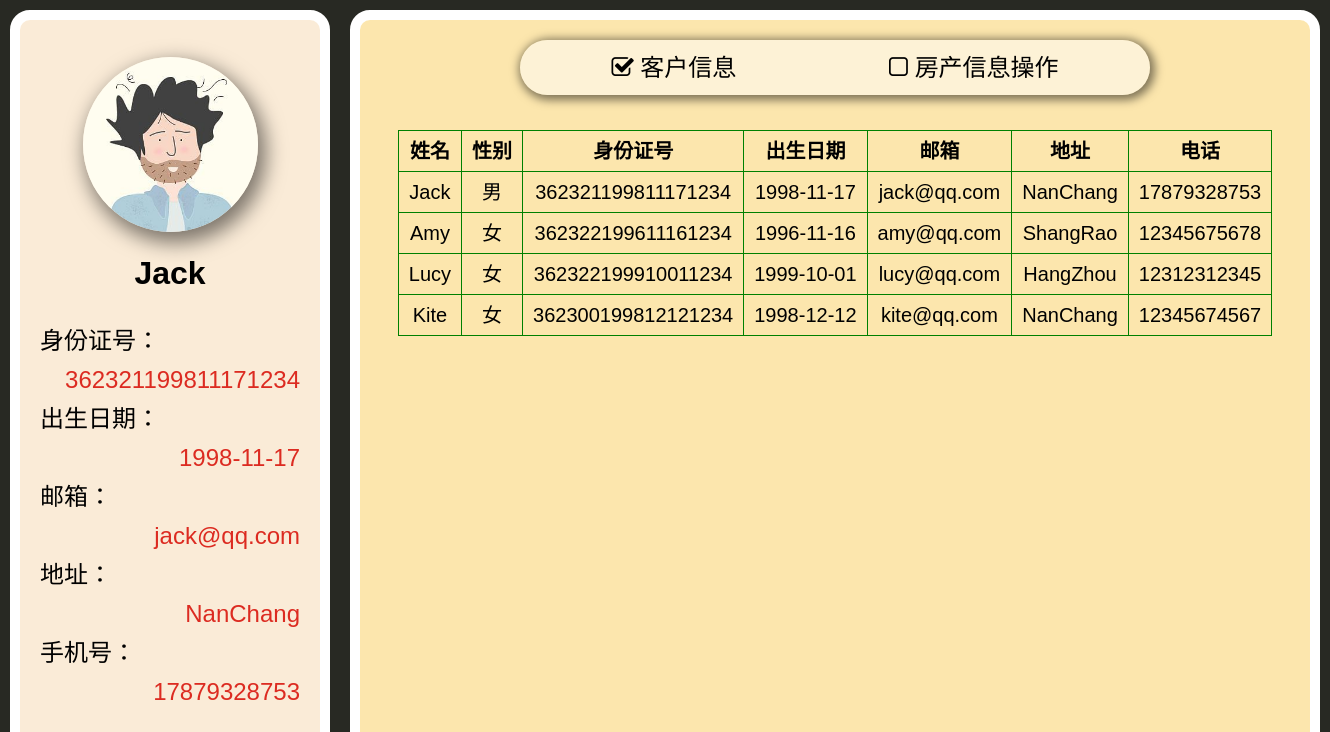
The app's page /manager.php (signed in) with its own data.
### tables this page shows
CREATE TABLE IF NOT EXISTS `user` (
  `ID` int(10) UNSIGNED ZEROFILL NOT NULL AUTO_INCREMENT COMMENT '客户ID',
  `name` varchar(255) NOT NULL COMMENT '姓名',
  `IDCardNums` varchar(18) NOT NULL COMMENT '身份证号',
  `birthday` date DEFAULT NULL COMMENT '出生日期',
  `gender` bit(1) NOT NULL DEFAULT b'1' COMMENT '性别',
  `email` varchar(255) NOT NULL COMMENT 'E-mail',
  `address` varchar(255) NOT NULL COMMENT '通讯地址',
  `tel` varchar(12) NOT NULL COMMENT '电话',
  `psw` varchar(20) NOT NULL COMMENT '密码',
  `isAdministrator` bit(1) NOT NULL DEFAULT b'0' COMMENT '是否管理员',
  PRIMARY KEY (`ID`)
);

### manager.php (the view, shortened to what this page needs)
<?php
$DSN = "mysql:host=localhost; dbname=eirs";
$DB = new PDO( $DSN, 'root', '', array( PDO::ATTR_PERSISTENT => true ) );
$DB->query( 'set names utf8' );
$tel = $_SESSION[ "tel" ];
$query = 'SELECT * FROM user WHERE tel = ' . $tel;
$result = $DB->query( $query );
$result->setFetchMode( PDO::FETCH_ASSOC );
$user = $result->fetch();
?>
<!DOCTYPE html>
<html lang="en">
<head>
    <link rel="stylesheet" href="css/reset.css">
    <link rel="stylesheet" href="css/basic.css">
    <link rel="stylesheet" href="css/animate.min.css">
    <link rel="stylesheet" href="css/font-awesome.min.css">
    <link rel="stylesheet" href="css/profile.css">
    <link rel="stylesheet" href="css/manager.css">
</head>
<body>
    <div id="left">
        <div id="leftTop" style="background-image: url(
                                 <?php
                                 if($user[ "gender" ]=="1") {
                                     echo "img/male.jpg " ;
                                 } else {
                                     echo "img/female.jpg " ;
                                 }
                                 ?>
                                 )"></div>
        <h5 id="profileName">
            <?php echo $user["name"]?>
        </h5>
        <div class="info">
            <p class="formTitle">身份证号：</p>
            <p class="formVal">
                <?php echo $user["IDCardNums"]?>
            </p>
            <p class="formTitle">出生日期：</p>
            <p class="formVal">
                <?php echo $user["birthday"]?>
            </p>
            <p class="formTitle">邮箱：</p>
            <p class="formVal">
                <?php echo $user["email"]?>
            </p>
            <p class="formTitle">地址：</p>
            <p class="formVal">
                <?php echo $user["address"]?>
            </p>
            <p class="formTitle">手机号：</p>
            <p class="formVal">
                <?php echo $user["tel"]?>
            </p>
        </div>
    </div>
    <div id="right">
        <div id="rightTop">
            <div id="userInfo" class="pointer">
                <i class="fa fa-check-square-o"></i> 客户信息
            </div>
            <div id="apartmentInfo" class="pointer">
                <i class="fa fa-square-o"></i> 房产信息操作
            </div>
        </div>
        <div id="rightBtm">
            <div id="userTab">
                <table>
                    <thead>
                        <tr>
                            <th>姓名</th>
                            <th>性别</th>
                            <th>身份证号</th>
                            <th>出生日期</th>
                            <th>邮箱</th>
                            <th>地址</th>
                            <th>电话</th>
                        </tr>
                    </thead>
                    <tbody>
                        <?php
                            $DSN = "mysql:host=localhost; dbname=eirs";
                            $DB = new PDO( $DSN, 'root', '', array( PDO::ATTR_PERSISTENT => true ) );
                            $DB->query( 'set names utf8' );
                            $query = 'SELECT * FROM user WHERE isAdministrator = 0;';
                            $result = $DB->query( $query );
                            $result->setFetchMode( PDO::FETCH_ASSOC );
                            $user = $result->fetchAll();
                            foreach($user as $value){
                        ?>
                        <tr>
                            <td data-label="姓名"><?php echo $value["name"]?></td>
                            <td data-label="性别"><?php if($value["gender"]=="1"){echo("男");}else{echo("女");}?></td>
                            <td data-label="身份证号"><?php echo $value["IDCardNums"]?></td>
                            <td data-label="出生日期"><?php echo $value["birthday"]?></td>
                            <td data-label="邮箱"><?php echo $value["email"]?></td>
                            <td data-label="地址"><?php echo $value["address"]?></td>
                            <td data-label="电话"><?php echo $value["tel"]?></td>
                        </tr>
                            <?php }?>
                    </tbody>
                </table>
            </div>
    </div>
</body>
</html>

### css/basic.css (style rules this page uses)
html { width: 100%; height: 100%; background: rgb(40, 41, 35); }
body { width: inherit; height: inherit; }

### css/profile.css (style rules this page uses)
body { display: flex; font-family: "Raleway", "微软雅黑", sans-serif; }
#left { border: 10px solid white; border-radius: 20px; margin: 10px; flex: none; width: 300px; background-color: antiquewhite; display: flex; flex-direction: column; justify-content: center; align-items: center; }
#leftTop { width: 175px; height: 175px; border-radius: 50%; box-shadow: 5px 8px 20px 3px rgba(0, 0, 0, 0.5); background-size: cover; background-position: center center; }
#profileName { margin: 25px 0 0; font-size: 2em; }
.info { width: 260px; margin: 25px; padding: 0 15px; font-size: 1.5em; }
#left p { margin: 15px 0; }
.formVal { text-align: right; color: rgb(220, 43, 33); }
#right { border: 10px solid white; border-radius: 20px; margin: 10px; flex: 1 0 auto; width: 0px; background-color: rgb(252, 230, 173); overflow: auto; }
#rightTop { text-align: center; display: flex; position: sticky; top: 0; left: 0; }
#rightBtm { margin: 20px auto; display: flex; flex-wrap: wrap; justify-content: space-around; }

### css/manager.css (style rules this page uses)
#right { min-width: 950px; }
#rightTop { justify-content: space-around; margin: 20px auto; padding: 15px; width: 80%; max-width: 600px; border-radius: 30px; box-shadow: 2px 2px 10px 3px rgba(0, 0, 0, 0.5); background-color: rgba(255, 255, 255, 0.5); font-size: 1.5em; }
#userTab, #apartmentTab, #apartmentInsertTab { padding: 15px; font-size: 1.25em; }
table th, table td { border: 1px solid green; padding: 10px; text-align: center; }

### records on screen
user: name "Jack", IDCardNums "362321199811171234", birthday "1998-11-17", email "jack@qq.com", address "NanChang", tel "17879328753", gender "男"
user: name "Amy", gender "女", IDCardNums "362322199611161234", birthday "1996-11-16", email "amy@qq.com", address "ShangRao", tel "12345675678"
user: name "Lucy", gender "女", IDCardNums "362322199910011234", birthday "1999-10-01", email "lucy@qq.com", address "HangZhou", tel "12312312345"
user: name "Kite", gender "女", IDCardNums "362300199812121234", birthday "1998-12-12", email "kite@qq.com", address "NanChang", tel "12345674567"
